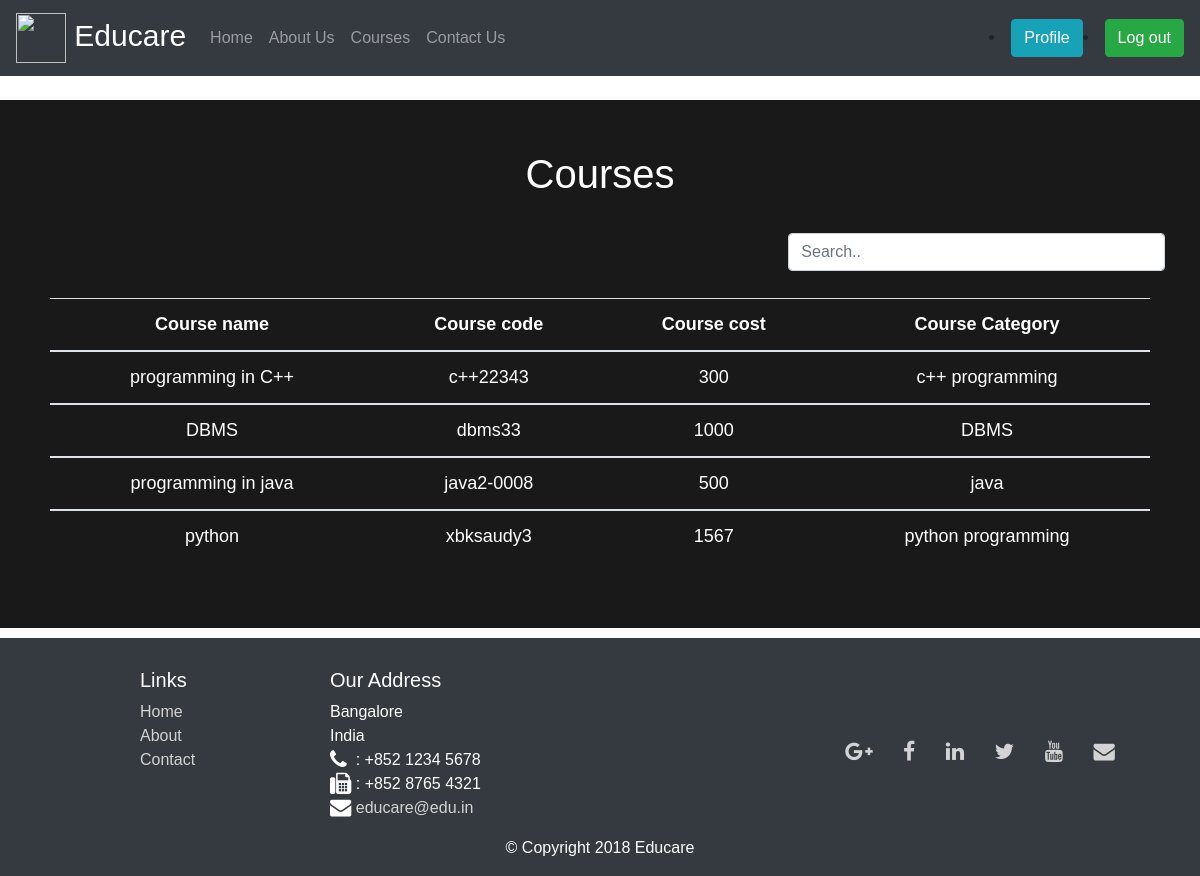
/displayCoursesAdmin.php, run on the app's committed database.
### tables this page shows
CREATE TABLE `course` (
  `course_name` text NOT NULL,
  `course_code` varchar(50) NOT NULL,
  `course_url` varchar(200) NOT NULL,
  `course_cost` varchar(200) NOT NULL,
  `course_category` text NOT NULL
);

### displayCoursesAdmin.php (the view, shortened to what this page needs)
<!DOCTYPE html>
<html lang="en">
<head>
  <link rel="stylesheet" href="https://maxcdn.bootstrapcdn.com/bootstrap/4.0.0/css/bootstrap.min.css">
  <link rel="stylesheet" href="https://cdn.jsdelivr.net/npm/bootstrap-social@5.1.1/bootstrap-social.min.css">
  <link rel="stylesheet" href="https://stackpath.bootstrapcdn.com/font-awesome/4.7.0/css/font-awesome.min.css">
  <link rel="stylesheet" href="stylePage.css" type="text/css">
</head>
<body>
    <nav class="navbar navbar-expand-lg navbar-dark bg-dark fixed-top">
      <a class="navbar-brand mb-0" href="#" style="font-size: 30px;">
        <img src="images/unnamed.png" width="50" height="50" class="d-inline-block align-top" alt="" loading="lazy">
        Educare
      </a>
      <div class="collapse navbar-collapse" id="navbarSupportedContent">
        <ul class="navbar-nav mr-auto">
          <?php
          if(isset($_SESSION['admin_fname']))
          {
            echo('
            <li class="nav-item">
            <a class="nav-link" href="viewFeedback.php">View Reviews <span class="sr-only">(current)</span></a>
            </li>
            <li class="nav-item active">
            <a class="nav-link" href="displayCoursesAdmin.php">Display courses <span class="sr-only">(current)</span></a>
            </li>
            <li class="nav-item">
            <a class="nav-link" href="courses.php">Add courses <span class="sr-only">(current)</span></a>
            </li>
            <li class="nav-item">
            <a class="nav-link" href="modifyCoursesFirstPage.php">Modify courses <span class="sr-only">(current)</span></a>
            </li>
          ');
          }
          else
          {
            echo('<li class="nav-item">
            <a class="nav-link" href="index.php">Home <span class="sr-only">(current)</span></a>
            </li>
            <li class="nav-item">
            <a class="nav-link" href="about.php">About Us</a>
          </li>
          <li class="nav-item">
            <a class="nav-link" href="pricing.php">Courses</a>
          </li>
            <li class="nav-item">
              <a class="nav-link" href="contactPage.php">Contact Us</a>
            </li>');
          }
        ?>
        </ul>
        <li>
          <a class="btn btn-info" href="admin_page.php" role="button">Profile</a>
        </li>
        <li>
          <a class="btn btn-success" href="logout.php" role="button">Log out</a>
        </li>
      </div>
    </nav>
    <div class="container-fluid text-center mycontainer" style="margin-top:100px;">
    <?php
      $link = mysqli_connect('localhost', 'root', '', 'WebProject');
      $sql = "SELECT * FROM course;";
      $result = mysqli_query($link,$sql);
      if(mysqli_num_rows($result)>0)
      {
        echo("<h1>Courses</h1><br>");
        echo("
        <div class='row'>
        <input class='form-control col-12 col-sm-4 offset-sm-8' id='myInput' type='text' placeholder='Search..'
        style='width:30%;'>
        </div>
        <br>
        <table class='table table-responsive-lg' data-toggle='table' data-pagination='true' data-search='true'  data-fixed-columns='true'
        data-fixed-number='2'>");
        echo("<thead><tr><th scope='col'>Course name</th><th scope='col'>Course code</th><th scope='col'>Course cost</th><th scope='col'>Course Category</th></tr></thead>");
        while(($row = mysqli_fetch_row($result))!=null)
        {
          echo("<tbody id='myTable'><tr class='myrow '><td>".$row[0]."</td><td>
          ". $row[1]. "</td><td>" .$row[3]. "</td><td>" .$row[4]. "
          </td></tr></tbody>");
        }
          echo("</tbody></table>");
        }
      ?>
    </div>
    <footer class="footer bg-dark footer-font" style="margin-top: 10px;">
      <div class="container">
          <div class="row" >
              <div class="col-4 offset-1 col-sm-2">
                  <h5>Links</h5>
                  <ul class="list-unstyled">
                      <li><a href="#">Home</a></li>
                      <li><a href="#">About</a></li>
                      <li><a href="#">Contact</a></li>
                  </ul>
              </div>
              <div class="col-7 col-sm-5">
                  <h5>Our Address</h5>
                  <address>
                Bangalore<br>
                India<br>
                <i class="fa fa-phone fa-lg"></i>&nbsp;&nbsp;: +852 1234 5678<br>
                <i class="fa fa-fax fa-lg"></i>&nbsp;: +852 8765 4321<br>
                <i class="fa fa-envelope fa-lg"></i> <a href="mailto:educare@edu.in">educare@edu.in</a>
            </address>
              </div>
              <div class="col-12 col-sm-4 align-self-center">
                  <div class="text-center">
                      <a class="btn btn-social-icon btn-google" href="http://google.com/+"><i class="fa fa-google-plus fa-lg"></i></a>
                      <a class="btn btn-social-icon btn-facebook" href="http://www.facebook.com/profile.php?id="><i class="fa fa-facebook fa-lg"></i></a>
                      <a class="btn btn-social-icon btn-linkedin" href="http://www.linkedin.com/in/"><i class="fa fa-linkedin fa-lg"></i></a>
                      <a class="btn btn-social-icon btn-twitter" href="http://twitter.com/"><i class="fa fa-twitter fa-lg"></i></a>
                      <a class="btn btn-social-icon btn-google" href="http://youtube.com/"><i class="fa fa-youtube fa-lg"></i></a>
                      <a class="btn btn-social-icon" href="mailto:"><i class="fa fa-envelope fa-lg"></i></a>
                  </div>
              </div>
        </div>
        <div class="row justify-content-center">
              <div class="col-auto">
                  <p>© Copyright 2018 Educare</p>
              </div>
        </div>
      </div>
    </footer>
</body>
</html>

### stylePage.css (style rules this page uses)
.footer-font { color: white; }
.footer-font a { color: lightgray; }
body { background-image:url(images/daria-nepriakhina-xY55bL5mZAM-unsplash.jpg); background-repeat: no-repeat; background-attachment: fixed; background-size: cover; font-family: Verdana, Geneva, Tahoma, sans-serif; }

### displayCoursesAdmin.php (style rules this page uses)
body { background-image:url(images/inaki-del-olmo-NIJuEQw0RKg-unsplash.jpg); }
.mycontainer { color:white; font-size:18px; padding: 50px; background-color: rgba(0, 0, 0, 0.9); }

### data on the page
course: course_name "programming in C++", course_code "c++22343", course_cost "300", course_category "c++ programming"
course: course_name "DBMS", course_code "dbms33", course_cost "1000", course_category "DBMS"
course: course_name "programming in java", course_code "java2-0008", course_cost "500", course_category "java"
course: course_name "python", course_code "xbksaudy3", course_cost "1567", course_category "python programming"
